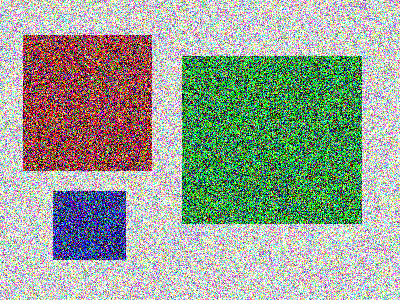
#> input picture LyndaOpenCv Exercises and Assignments/Chap3/fuzzy.png, 400 x 300 px
$ python Segmenting_Fuzzy.py
#> lines starting #> are read from the running program, lines starting #| are printed output that depends on the picture; after the words box and inside, x2 and y2 are one past the last pixel; in counts of white or black regions, pixels touching at a corner belong together; long printed decimals are rounded
import numpy as np
import random as rand
from cv2 import cv2

img = cv2.imread("fuzzy.png",1)
#> img is the input picture: shape (300, 400, 3); mean B, G, R 150, 164.4, 153.8

hsv = cv2.cvtColor(img,cv2.COLOR_BGR2HSV)
#> hsv: shape (300, 400, 3); mean H, S, V 77.1, 154.9, 217.4

hsv_split = np.concatenate((hsv[:,:,0],hsv[:,:,1],hsv[:,:,2]),axis=1)
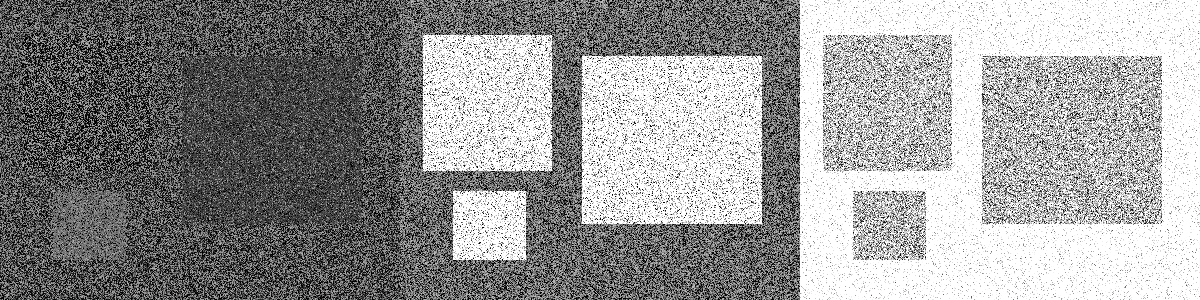
#> hsv_split: shape (300, 1200); min 0, max 255, mean 149.8
cv2.imshow("HSV Split",hsv_split)

#Dilating Saturation channel and thresholding to get segmentation
kernel=np.ones((3,3),'uint8')
dilate=cv2.dilate(hsv[:,:,1],kernel,iterations=1)
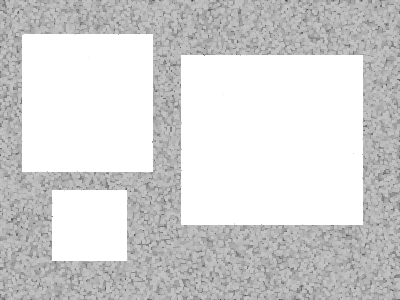
#> dilate: shape (300, 400); min 59, max 255, mean 212
cv2.imshow("S Dilation",dilate)
ret,dilate_thresh = cv2.threshold(dilate,200,255,cv2.THRESH_BINARY)
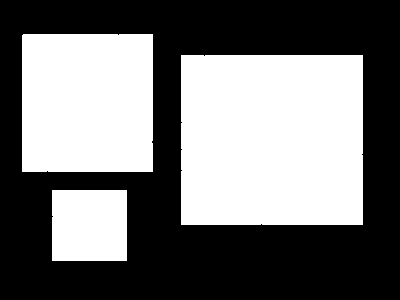
#> dilate_thresh: shape (300, 400); 45.3% white; 3 white regions
cv2.imshow("S Dilate Trheshold",dilate_thresh)


#Contours
canvas = np.ones(img.shape,'uint8') * 255
contours,heirarchy = cv2.findContours(dilate_thresh,cv2.RETR_TREE,cv2.CHAIN_APPROX_SIMPLE)
#> contours = 3 contours; box (x1, y1, x2, y2) and area: (181, 55, 363, 225) 30583, (22, 34, 153, 172) 17806, (52, 190, 127, 261) 5179
for c in contours:
    area = cv2.contourArea(c)
    perim = cv2.arcLength(c,True)
    print("Perimeter: {}, Area: {}".format(perim,area))
    if area > 1000:
        cv2.drawContours(canvas,[c],-1,(rand.randint(0,255),0,rand.randint(0,255)),-1)
#> this loop made 3 passes
#> (area, perim) on passes 1 to 3: (5179, 288.8), (30583, 705), (17805.5, 535.9)
#| Perimeter: 288.828, Area: 5179.0
#| Perimeter: 704.971, Area: 30583.0
#| Perimeter: 535.899, Area: 17805.5
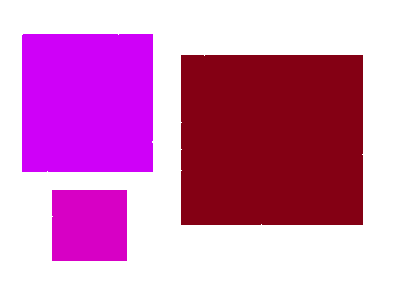
#> canvas: shape (300, 400, 3); mean of channels 0, 1, 2 190.8, 139.5, 214.3; drawn as B, G, R

cv2.imshow("FINAL RESULT",canvas)


cv2.waitKey(0)
cv2.destroyAllWindows()
